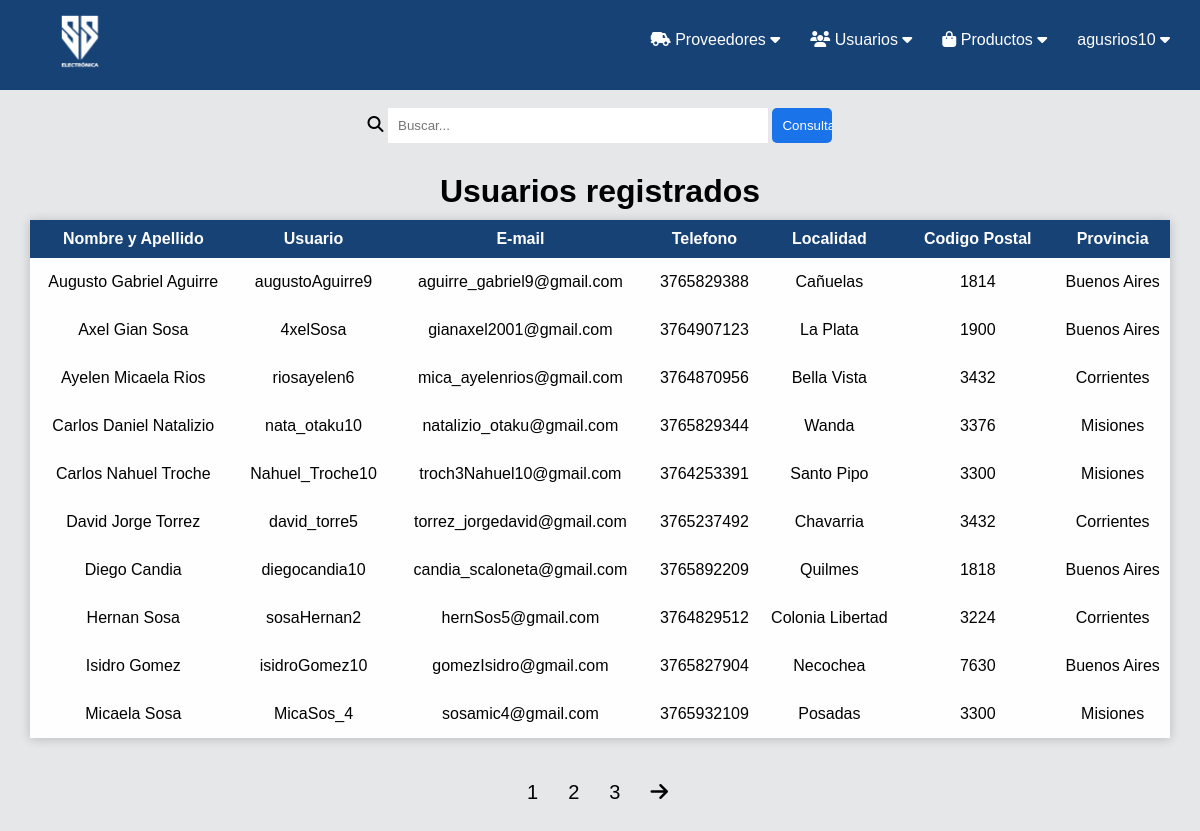
The app's page /clientes.php (signed in) with its own data.
### tables this page shows
CREATE TABLE `clientes` (
  `idClientes` int(11) NOT NULL,
  `Nombre` varchar(80) DEFAULT NULL,
  `Apellido` varchar(80) DEFAULT NULL,
  `Email` varchar(80) DEFAULT NULL,
  `Telefono` varchar(15) DEFAULT NULL,
  `Localidades_idLocalidades` int(11) NOT NULL,
  `Usuario` varchar(45) DEFAULT NULL,
  `Contraseña` varchar(255) DEFAULT NULL,
  `Categorias_usuarios_idCategorias_usuarios` int(11) NOT NULL
);

CREATE TABLE `localidades` (
  `idLocalidades` int(11) NOT NULL,
  `Provincias_idProvincias` int(11) NOT NULL,
  `Localidad` varchar(45) DEFAULT NULL,
  `Codigo_Postal_idCodigo_Postal` int(11) NOT NULL
);

CREATE TABLE `codigo_postal` (
  `idCodigo_Postal` int(11) NOT NULL,
  `Número_CP` int(11) DEFAULT NULL
);

CREATE TABLE `provincias` (
  `idProvincias` int(11) NOT NULL,
  `Desc_provincia` varchar(45) DEFAULT NULL
);

### clientes.php (the view, shortened to what this page needs)
<?php
include("conexion.php");
?>
<?php
if (isset($_SESSION['UsuarioAdmin'])) {
?>
<!DOCTYPE html>
<html>
<head>
	<link rel="stylesheet" type="text/css" href="style_clientes.css">
</head>
<body>
	<?php
	include("header_admin.php");
	?>
    <?php
	}else{
		header('location: login.php');
	}
	?>
	<?php
	$consulta = "SELECT * FROM clientes clien INNER JOIN localidades loca
	ON clien.Localidades_idLocalidades = loca.idLocalidades
	INNER JOIN codigo_postal cp ON loca.Codigo_Postal_idCodigo_Postal = cp.idCodigo_Postal
	INNER JOIN provincias provin ON loca.Provincias_idProvincias = provin.idProvincias";
	$resultado = mysqli_query($conex, $consulta);
	$limite = 10;
    $total_query = $conex -> query('SELECT COUNT(*) FROM clientes');
    $total_products = mysqli_fetch_row($total_query);
    $total_botones = round($total_products[0] / $limite);
    if (isset($_GET['limite'])) {
        $consulta = "SELECT * FROM clientes clien INNER JOIN localidades loca
		ON clien.Localidades_idLocalidades = loca.idLocalidades
		INNER JOIN codigo_postal cp ON loca.Codigo_Postal_idCodigo_Postal = cp.idCodigo_Postal
		INNER JOIN provincias provin ON loca.Provincias_idProvincias = provin.idProvincias
        ORDER BY Nombre ASC LIMIT ".$_GET['limite'].",".$limite;
        $resultado = mysqli_query($conex, $consulta);
    }else{
        $consulta = "SELECT * FROM clientes clien INNER JOIN localidades loca
		ON clien.Localidades_idLocalidades = loca.idLocalidades
		INNER JOIN codigo_postal cp ON loca.Codigo_Postal_idCodigo_Postal = cp.idCodigo_Postal
		INNER JOIN provincias provin ON loca.Provincias_idProvincias = provin.idProvincias
        ORDER BY Nombre ASC LIMIT ".$limite;
        $resultado = mysqli_query($conex, $consulta);
    }
	if ($resultado) {
	?>
	<div>
		<center>
			<br>
			<form action="buscar_clientes.php" method=POST>
				<i class="fa-sharp fa-solid fa-magnifying-glass"></i>
				<input type="text" placeholder="Buscar..." name="buscar">
				<input type="submit" id="boton-consultar_clientes" value="Consultar">
			</form>
		</center>
	</div>
	<div class="row-box">
		<center><h1>Usuarios registrados</h1></center>
		<table class="row-box-table">
			<thead>
				<tr>
					<th>Nombre y Apellido</th>
					<th>Usuario</th>
					<th>E-mail</th>
					<th>Telefono</th>
					<th>Localidad</th>
					<th>Codigo Postal</th>
					<th>Provincia</th>
				</tr>
			</thead>
			<tbody>
				<?php
					while ($row = mysqli_fetch_array($resultado)) {
				?>
				<tr>
					<td><?php echo $row['Nombre']?> <?php echo $row['Apellido']?></td>
					<td><?php echo $row['Usuario']?></td>
					<td><?php echo $row['Email']?></td>
					<td><?php echo $row['Telefono']?></td>
					<td><?php echo $row['Localidad']?></td>
					<td><?php echo $row['Número_CP']?></td>
					<td><?php echo $row['Desc_provincia']?></td>
				<?php
				}
				?>
				</tr>
			</tbody>
		</table>
		<br>
	</div>
		<?php
		}
	?>
	<div class="row-botones">
        <ul class="botones-color">
            <?php
                for ($k=0; $k <= $total_botones; $k++) {
                    echo '<li><a href="clientes.php?limite='.($k*10).'">'.($k+1).'</a></li>';
                }
                if (isset($_GET['limite'])) {
                    if ($_GET['limite'] + 10 <= $total_botones * 10) {
                        echo '<li>
                                <a href="clientes.php?limite='.($_GET['limite'] + 10).'">
                                    <i class="fa-solid fa-arrow-right"></i>
                                </a>
                              </li>';
                    }
                }else{
                    echo '<li>
                            <a href="clientes.php?limite=10">
                                <i class="fa-solid fa-arrow-right"></i>
                            </a>
                          </li>';
                }
            ?>
        </ul>
    </div>
</body>
</html>

### style_clientes.css (style rules this page uses)
* { margin: 0; padding: 0; font-family: sans-serif; }
html { scroll-behavior: smooth; }
body { background: rgb(229, 231, 233); font-family: sans-serif; }
.row-box { margin-top: 30px; }
.row-box-table { margin-top: 10px; margin-left: auto; margin-right: auto; background-color: rgb(254, 254, 254); width: 95%; height: 100%; text-align: center; border-collapse: collapse; box-shadow: 0px 1px 10px rgba(0,0,0,0.2); }
tr, th { padding: 10px; }
tbody, tr, td { padding-top: 15px; padding-bottom: 15px; }
thead { background: #174275; color: rgb(254, 254, 254); }
#boton-consultar_clientes { background: rgb(26, 115, 232); color: rgb(255, 255, 255); padding: 10px; width: 5%; border: none; border-radius: 5px; }
form input { width: 30%; padding: 10px; border: none; }
.row-botones { margin-top: 25px; margin-bottom: 40px; }
.botones-color { display: flex; width: auto; margin-left: auto; margin-right: auto; justify-content: center; padding-left: 25px; }
.botones-color li { list-style: none; }
.botones-color li a { font-size: 20px; color: rgb(0, 0, 0); }

### style_header_admin.css (style rules this page uses)
a { text-decoration: none; color: rgb(254, 254, 254); padding-right: 30px; }

### records on screen
clientes: Nombre "Augusto Gabriel", Apellido "Aguirre", Usuario "augustoAguirre9", Email "aguirre_gabriel9@gmail.com", Telefono "3765829388", localidades.Localidad "Cañuelas", codigo_postal.Número_CP "1814", provincias.Desc_provincia "Buenos Aires"
clientes: Nombre "Axel Gian", Apellido "Sosa", Usuario "4xelSosa", Email "gianaxel2001@gmail.com", Telefono "3764907123", localidades.Localidad "La Plata", codigo_postal.Número_CP "1900", provincias.Desc_provincia "Buenos Aires"
clientes: Nombre "Ayelen Micaela", Apellido "Rios", Usuario "riosayelen6", Email "mica_ayelenrios@gmail.com", Telefono "3764870956", localidades.Localidad "Bella Vista", codigo_postal.Número_CP "3432", provincias.Desc_provincia "Corrientes"
clientes: Nombre "Carlos Daniel", Apellido "Natalizio", Usuario "nata_otaku10", Email "natalizio_otaku@gmail.com", Telefono "3765829344", localidades.Localidad "Wanda", codigo_postal.Número_CP "3376", provincias.Desc_provincia "Misiones"
clientes: Nombre "Carlos Nahuel", Apellido "Troche", Usuario "Nahuel_Troche10", Email "troch3Nahuel10@gmail.com", Telefono "3764253391", localidades.Localidad "Santo Pipo", codigo_postal.Número_CP "3300", provincias.Desc_provincia "Misiones"
clientes: Nombre "David Jorge", Apellido "Torrez", Usuario "david_torre5", Email "torrez_jorgedavid@gmail.com", Telefono "3765237492", localidades.Localidad "Chavarria", codigo_postal.Número_CP "3432", provincias.Desc_provincia "Corrientes"
clientes: Nombre "Diego", Apellido "Candia", Usuario "diegocandia10", Email "candia_scaloneta@gmail.com", Telefono "3765892209", localidades.Localidad "Quilmes", codigo_postal.Número_CP "1818", provincias.Desc_provincia "Buenos Aires"
clientes: Nombre "Hernan", Apellido "Sosa", Usuario "sosaHernan2", Email "hernSos5@gmail.com", Telefono "3764829512", localidades.Localidad "Colonia Libertad", codigo_postal.Número_CP "3224", provincias.Desc_provincia "Corrientes"
clientes: Nombre "Isidro", Apellido "Gomez", Usuario "isidroGomez10", Email "gomezIsidro@gmail.com", Telefono "3765827904", localidades.Localidad "Necochea", codigo_postal.Número_CP "7630", provincias.Desc_provincia "Buenos Aires"
clientes: Nombre "Micaela", Apellido "Sosa", Usuario "MicaSos_4", Email "sosamic4@gmail.com", Telefono "3765932109", localidades.Localidad "Posadas", codigo_postal.Número_CP "3300", provincias.Desc_provincia "Misiones"

### other values on screen
$_SESSION['UsuarioAdmin'] "agusrios10"
